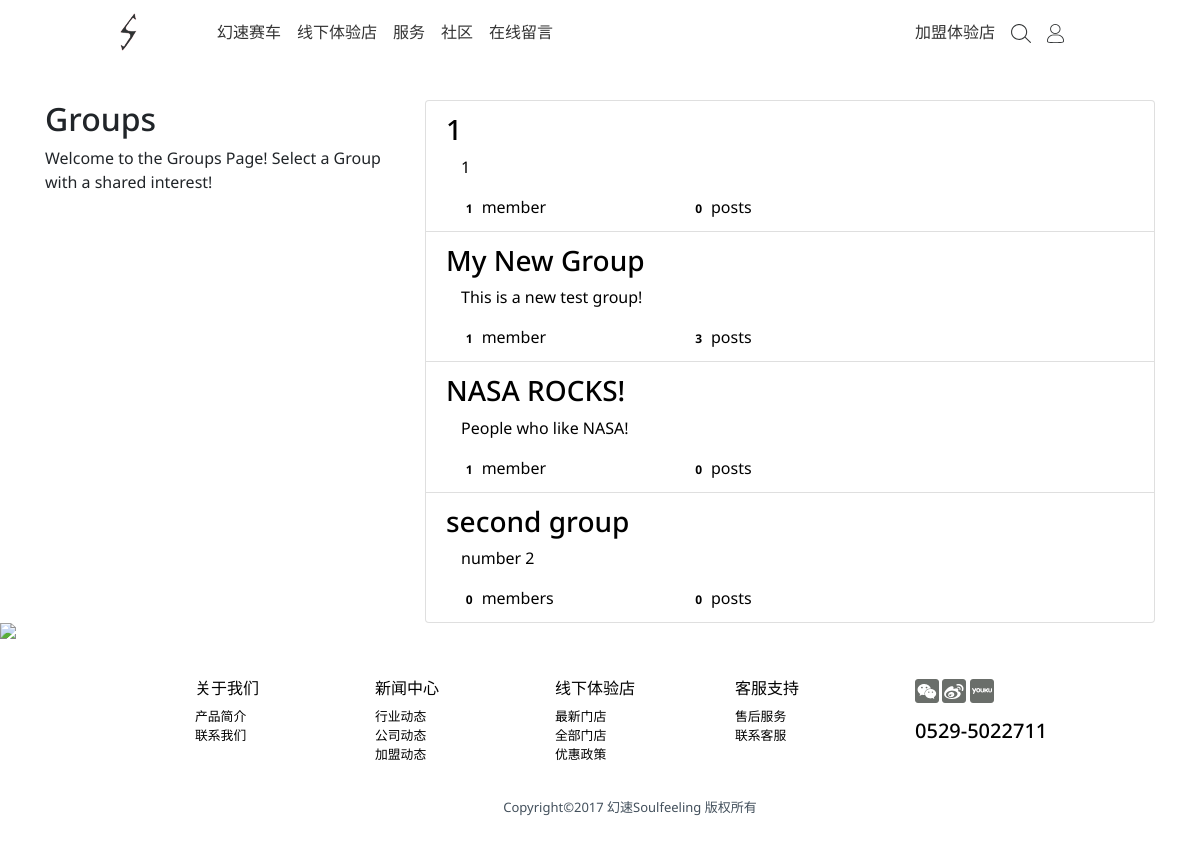
The app's page /groups/ with its own data.
### groups/models.py (models this page shows, shortened)
class Group(models.Model):
    name = models.CharField(max_length=255, unique=True)
    slug = models.SlugField(allow_unicode=True, unique=True)
    description = models.TextField(blank=True, default='')
    description_html = models.TextField(editable=False, default='', blank=True)
    members = models.ManyToManyField(User,through="GroupMember")
    class Meta:
        ordering = ["name"]

### groups/views.py (the view)
class ListGroups(generic.ListView):
    model = Group

### groups/templates/groups/group_list.html (shortened to what this page needs)
{% extends "groups/group_base.html" %}
{% block pregroup %}
<div class="col-md-4">
	<div class="content">
			<h2>Groups</h2>
			<p>Welcome to the Groups Page! Select a Group with a shared interest!</p>
	</div>
</div>
{% endblock %}
{% block group_content %}
<div class="col-md-8">
	<div class="list-group">
		{% for group in object_list %}
		  <a class="list-group-item" href="{% url 'groups:single' slug=group.slug %}">
			     <h3 class="title list-group-item-heading">{{ group.name }}</h3>
			<div class="list-group-item-text container-fluid">
				{{ group.description_html|safe }}
				<div class="row">
					<div class="col-md-4">
						<span class="badge">{{ group.members.count }}</span> member{{ group.members.count|pluralize }}
					</div>
					<div class="col-md-4">
						<span class="badge">{{ group.posts.count }}</span> post{{ group.posts.count|pluralize }}
					</div>
				</div>
			</div>
		</a>
		{% endfor %}
	</div>
</div>
{% endblock %}

### groups/templates/groups/group_base.html (shortened to what this page needs)
{% extends "base.html" %}
{% block content %}
<div class="container">
  <div class="row">
    {% block pregroup %}{% endblock %}
    {% block group_content %}{% endblock %}
  </div>
</div>
{% endblock %}

### templates/base.html
{% extends "base_without_soulfeeling.html" %}
{% load staticfiles %}
{% block soulFeeling %}
<div id="soulFeeling">
    <img id="soulFeelingImg" src="{% static "img/product.jpg" %}">
</div>
{% endblock %}

### templates/base_without_soulfeeling.html (shortened to what this page needs)
<!DOCTYPE html>
{% load staticfiles %}
<html>
<head>
    <link rel="stylesheet" href="https://maxcdn.bootstrapcdn.com/bootstrap/4.0.0-beta.3/css/bootstrap.min.css"
>
    <link rel="stylesheet" href="{% static "css/mainScreen.css" %}">
</head>
<body>
    <header class="navbar navbar-expand flex-column flex-md-row bd-navbar" id="header-main">
        <a id="header-logo" class="navbar-brand mr-0 mr-md-2" href="/" aria-label="Bootstrap">
            <img src="{% static "img/logo.png" %}">
        </a>
        <div class="navbar-nav-scroll">
            <ul class="navbar-nav bd-navbar-nav flex-row">
                <li class="nav-item">
                    <a class="nav-link " href="{% url 'groups:secondPageContent' %}" >幻速赛车</a>
                </li>
                <li class="nav-item">
                    <a class="nav-link " href="{% url 'groups:offlineStore_onlyOnePage' %}" >线下体验店</a>
                </li>
                <li class="nav-item">
                    <a class="nav-link active" href="{% url 'groups:contactUs' %}" >服务</a>
                </li>
                <li class="nav-item">
                    <a class="nav-link" href="#"  target="_blank" rel="noopener">社区</a>
                </li>
                <li class="nav-item">
                    <a class="nav-link" href="{% url 'groups:onlineMessage' %}">在线留言</a>
                </li>
            </ul>
        </div>
        <ul class="navbar-nav flex-row ml-md-auto d-none d-md-flex">
            <li class="nav-item">
                <a class="nav-link p-2" href="#" target="_blank" rel="noopener" aria-label="Twitter">
                    加盟体验店
                </a>
            </li>
            <li class="nav-item">
                <a class="nav-link p-2" href="#" target="_blank" rel="noopener" aria-label="Twitter">
                    <img src="{% static "img/search.png" %}">
                </a>
            </li>
            <li class="nav-item dropdown">
                <a class="nav-item nav-link  mr-md-2" href="#" id="bd-versions" data-toggle="dropdown" aria-haspopup="true" aria-expanded="false">
                    <img src="{% static "img/user.png" %}">
                </a>
            </li>
        </ul>
    </header>
    <div style="margin-top:3%"/>
    {% block content %}
    {% endblock %}
    {% block soulFeeling %}
    {% endblock %}
    <footer id="footer-main">
        <section class="links">
            <div class="container">
                <div class="row">
                    <div class="col">
                        <h6>关于我们</h6>
                        <ul class="list-unstyled">
                            <li>
                                <a href="{% url 'groups:productContent' %}">产品简介</a>
                            </li>
                            <li>
                                <a href="{% url 'groups:contactUs' %}">联系我们</a>
                            </li>
                        </ul>
                    </div>
                    <div class="col">
                        <h6>新闻中心</h6>
                        <ul class="list-unstyled">
                            <li>
                                <a href="{% url 'groups:fieldInformation' %}">行业动态</a>
                            </li>
                            <li>
                                <a href="{% url 'groups:fieldInformation' %}">公司动态</a>
                            </li>
                            <li>
                                <a href="{% url 'groups:fieldInformation' %}">加盟动态</a>
                            </li>
                        </ul>
                    </div>
                    <div class="col">
                        <h6>线下体验店</h6>
                        <ul class="list-unstyled">
                            <li>
                                <a href="{% url 'groups:offlineStore_newestStore' %}">最新门店</a>
                            </li>
                            <li>
                                <a href="{% url 'groups:offlineStore' %}">全部门店</a>
                            </li>
                            <li>
                                <a href="{% url 'groups:offlineStore_policy' %}">优惠政策</a>
                            </li>
                        </ul>
                    </div>
                    <div class="col">
                        <h6>客服支持</h6>
                        <ul class="list-unstyled">
                            <li>
                                <a href="{% url 'groups:feedBack' %}">售后服务</a>
                            </li>
                            <li>
                                <a href="">联系客服</a>
                            </li>
                        </ul>
                    </div>
                    <div class="col">
                        <ul class="list-unstyled">
                            <li>
                                <img src="{% static "img/wechat.png" %}">
                                <img src="{% static "img/微博.png" %}">
                                <img src="{% static "img/优酷.png" %}">
                            </li>
                        </ul>
                        <h5>0529-5022711</h5>
                    </div>
                </div>
            </div>
        </section>
        <div class="copyright">
            Copyright©2017 幻速Soulfeeling 版权所有
        </div>
    </footer>
</body>
</html>

### static/css/mainScreen.css (style rules this page uses)
html, body { height: 100%; width: 100%; margin: 0; padding: 0; font-family: 'Noto Sans', sans-serif; }
#soulFeelingImg { display: block; width: 100%; margin:0; padding:0; }
#header-main { padding-left: 10%; padding-right: 10%; }
#header-logo { margin-right: 4.5rem!important; }
.navbar-expand { background-color: #fff; }
.navbar-expand .navbar-nav > li { background-color: #fff; }
.navbar-expand .navbar-nav > li > a { color: #333; border-bottom: 1px solid transparent; }
#footer-main { background: white; color: black; font-size: 0.8rem; padding: 2.5rem 0; padding-left: 15%; padding-right: 10%; }
.copyright { color: #43505c; text-align: center; font-size: 13px; margin-top: 18px; }
a, .col { color:black; }

### records on screen
Group: name "1", description_html "1", members.count "1", posts.count "0"
Group: name "My New Group", description_html "This is a new test group!", members.count "1", posts.count "3"
Group: name "NASA ROCKS!", description_html "People who like NASA!", members.count "1", posts.count "0"
Group: name "second group", description_html "number 2", members.count "0", posts.count "0"
